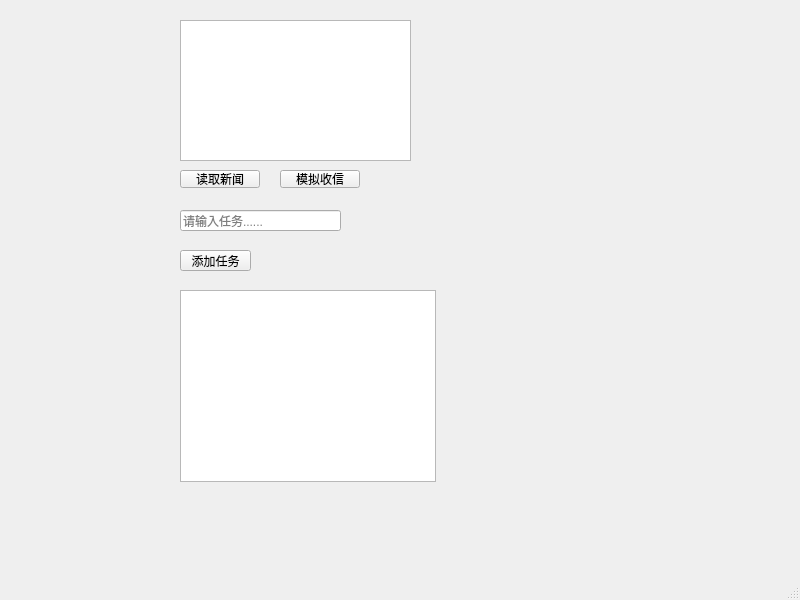
<?xml version="1.0" encoding="UTF-8"?>
<ui version="4.0">
 <class>MainWindow</class>
 <widget class="QMainWindow" name="MainWindow">
  <property name="geometry">
   <rect>
    <x>0</x>
    <y>0</y>
    <width>800</width>
    <height>600</height>
   </rect>
  </property>
  <property name="windowTitle">
   <string>MainWindow</string>
  </property>
  <widget class="QWidget" name="centralwidget">
   <widget class="QPushButton" name="btnReadNews">
    <property name="geometry">
     <rect>
      <x>180</x>
      <y>170</y>
      <width>80</width>
      <height>18</height>
     </rect>
    </property>
    <property name="text">
     <string>读取新闻</string>
    </property>
   </widget>
   <widget class="QPushButton" name="btnReceiveLetter">
    <property name="geometry">
     <rect>
      <x>280</x>
      <y>170</y>
      <width>80</width>
      <height>18</height>
     </rect>
    </property>
    <property name="text">
     <string>模拟收信</string>
    </property>
   </widget>
   <widget class="QLineEdit" name="lineEditTask">
    <property name="geometry">
     <rect>
      <x>180</x>
      <y>210</y>
      <width>161</width>
      <height>21</height>
     </rect>
    </property>
    <property name="placeholderText">
     <string>请输入任务......</string>
    </property>
   </widget>
   <widget class="QPushButton" name="btnAddTask">
    <property name="geometry">
     <rect>
      <x>180</x>
      <y>250</y>
      <width>71</width>
      <height>21</height>
     </rect>
    </property>
    <property name="text">
     <string>添加任务</string>
    </property>
   </widget>
   <widget class="QListWidget" name="listTasks">
    <property name="geometry">
     <rect>
      <x>180</x>
      <y>290</y>
      <width>256</width>
      <height>192</height>
     </rect>
    </property>
   </widget>
   <widget class="QTextBrowser" name="textNews">
    <property name="geometry">
     <rect>
      <x>180</x>
      <y>20</y>
      <width>231</width>
      <height>141</height>
     </rect>
    </property>
   </widget>
  </widget>
  <widget class="QMenuBar" name="menubar">
   <property name="geometry">
    <rect>
     <x>0</x>
     <y>0</y>
     <width>800</width>
     <height>17</height>
    </rect>
   </property>
  </widget>
  <widget class="QStatusBar" name="statusbar"/>
 </widget>
 <resources/>
 <connections/>
</ui>
